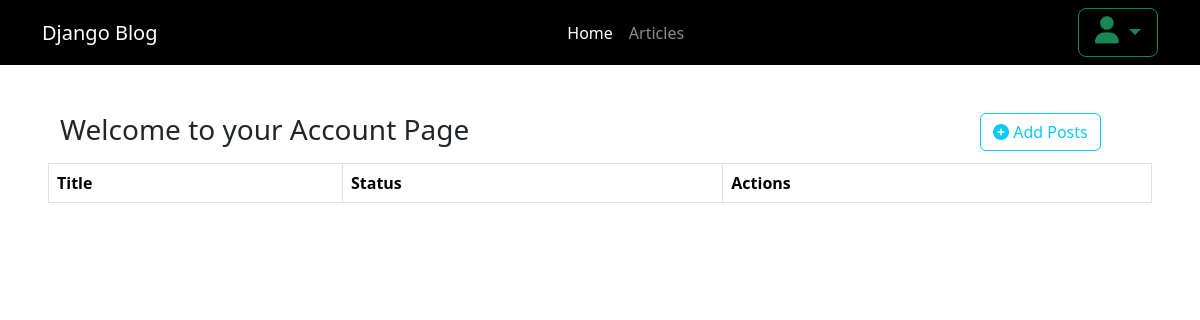
Before: /accounts/ (signed in) with the older database file.
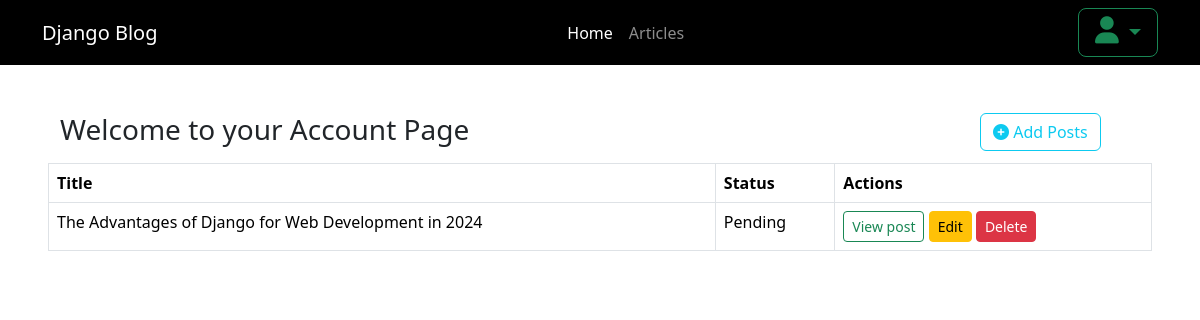
After: the same page with the newer database file.
### blog/models.py (models this page shows, shortened)
class BlogPost(models.Model):
    STATUS_CHOICES = (
        ('pending', 'Pending'),
        ('published', 'Published'),
    )
    title = models.CharField(max_length=200)
    featured_image = models.ImageField(upload_to='featured_images/')
    content =  FroalaField()
    slug = models.SlugField(unique=True)
    categories = models.ForeignKey(Category, on_delete=models.CASCADE, null=True, blank=True)
    created_at = models.DateTimeField(auto_now_add=True)
    status = models.CharField(max_length=10, choices=STATUS_CHOICES, default='pending')
    author = models.ForeignKey(settings.AUTH_USER_MODEL, on_delete=models.CASCADE, related_name='blog_posts')

### accounts/views.py (the view)
# urls.py: path('',account, name='account'),
@login_required
def account(request):
    if request.user.is_superuser:
        posts = BlogPost.objects.all()
    else:
        posts = BlogPost.objects.filter(author=request.user)
    return render(request, 'registration/account.html', {'posts': posts})

### froala_editor/fields.py (called while the page is built)
    def get_internal_type(self):
        return "TextField"

### accounts/templates/registration/account.html (shortened to what this page needs)
{% extends 'base.html' %}
{% block content %}
<main class=" p-5">
<div class="container">
    <div class="row">
        <div class="col-md-10">
                <h1 class="h3 mb-3 fw-normal">Welcome to your Account Page</h1>
        </div>
        <div class="col-md-2">
    <a href="{% url 'add_post' %}" class="btn btn-outline-info"><i class="fa fa-plus-circle"></i> Add Posts</a>
        </div>
    </div>
</div>
<table class="table table-bordered" id="postsTable">
    <thead>
        <tr>
            <th>Title</th>
            <th>Status</th>
            <th>Actions</th>
        </tr>
    </thead>
    <tbody>
        {% for post in posts %}
        <tr>
            <td>{{ post.title }}</td>
            <td>{{ post.get_status_display }}</td>
            <td>
                <a class="btn btn-outline-success btn-sm" href="/posts/{{post.slug}}/">View post</a>
                <a href="{% url 'edit_post' post.id %}" class="btn btn-warning btn-sm">Edit</a>
                <button class="btn btn-danger btn-sm" data-bs-toggle="modal" data-bs-target="#deleteModal-{{ post.id }}">Delete</button>
            </td>
        </tr>
        {% endfor %}
    </tbody>
</table>
</main>
{% endblock %}

Changed rows visible on the page:
added BlogPost: title "The Advantages of Django for Web Development in 2024", status "Pending"
